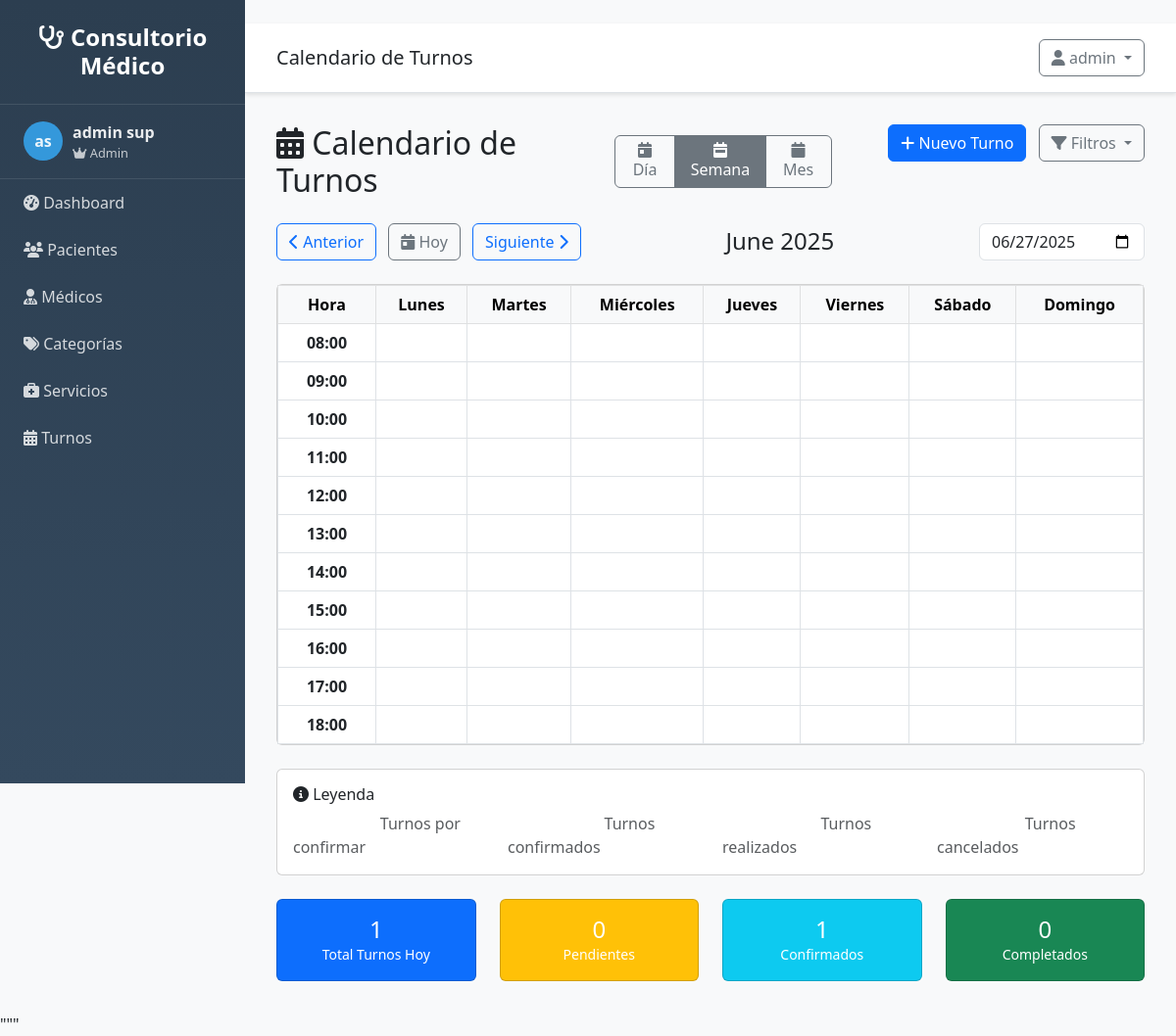
Before: /turnos/calendario (signed in) with the older database file.
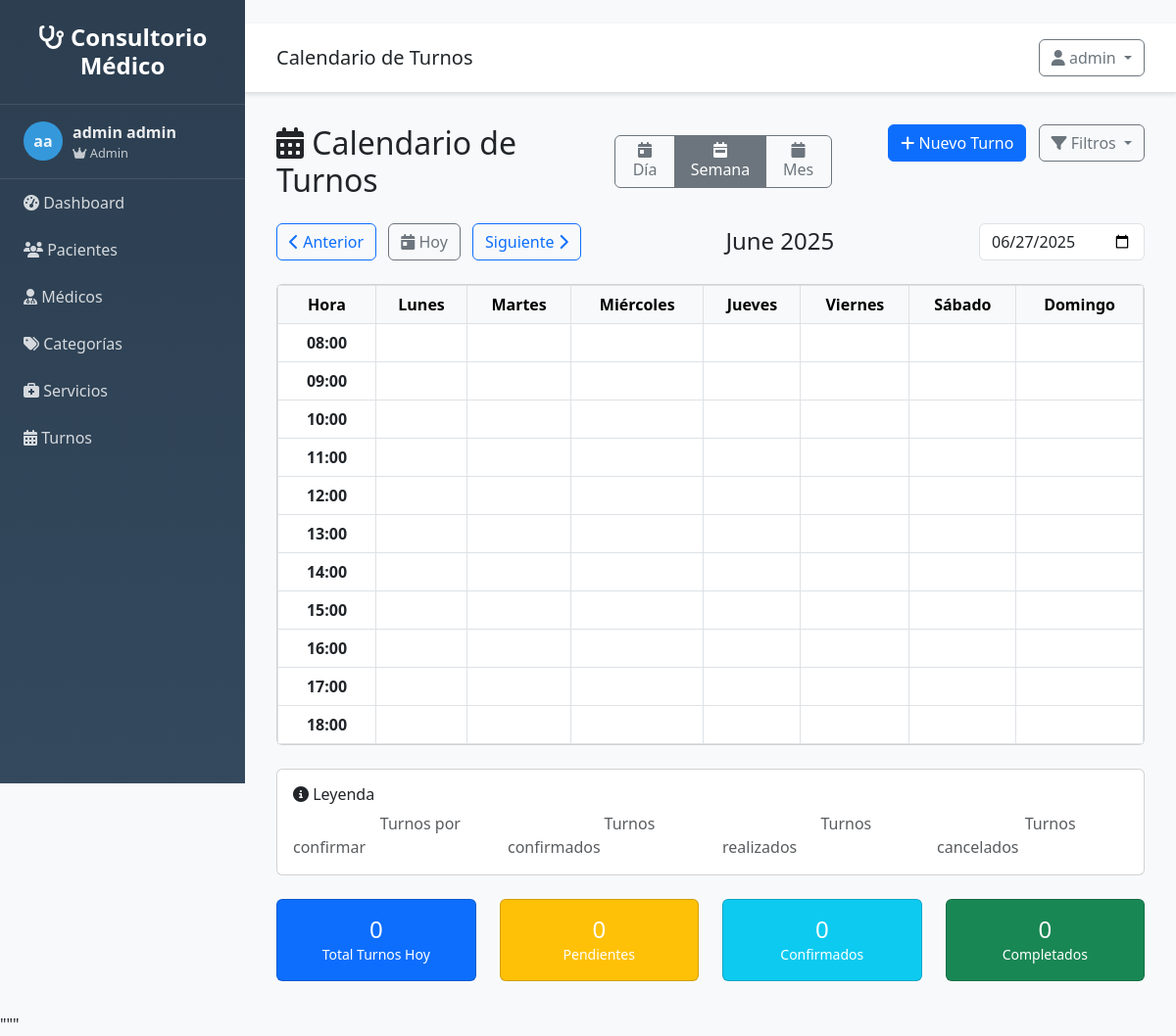
After: the same page with the newer database file.
### src/models/usuario.py (models this page shows, shortened)
class Usuario(UserMixin, db.Model):
    __tablename__ = 'usuarios'
    id = db.Column(db.Integer, primary_key=True)
    username = db.Column(db.String(80), unique=True, nullable=False)
    email = db.Column(db.String(120), unique=True, nullable=False)
    password_hash = db.Column(db.String(255), nullable=False)
    nombre = db.Column(db.String(100), nullable=False)
    apellido = db.Column(db.String(100), nullable=False)
    rol = db.Column(db.String(20), default='usuario')
    activo = db.Column(db.Boolean, default=True)
    ultimo_login = db.Column(db.DateTime)
    fecha_creacion = db.Column(db.DateTime, default=datetime.utcnow)
    @property
    def nombre_completo(self):
        return f"{self.nombre} {self.apellido}"
    def is_admin(self):
        return self.rol == 'admin'

### src/routes/turnos.py (the view)
@turnos_bp.route('/calendario')
@login_required
def calendario():
    fecha = request.args.get('fecha', date.today().isoformat())
    profesional_id = request.args.get('profesional_id', type=int)
    turnos = TurnoService.get_turnos_by_fecha(fecha, profesional_id)
    profesionales = ProfesionalService.get_all_profesionales()
    return render_template('turnos/calendario.html',
                         turnos=turnos,
                         profesionales=profesionales,
                         fecha=fecha,
                         profesional_id=profesional_id)

### src/app.py (called while the page is built)
def create_app(config=None):
    app = Flask(__name__,
                template_folder='../templates',
                static_folder='../static')
    if config:
        app.config.update(config)
    else:
        app.config.from_object(Config)
    init_db(app)
    init_auth(app)
    @app.context_processor
    def inject_user():
        from flask_login import current_user
        return dict(
            current_user=current_user,
            today=date.today(),
            now=datetime.now()
        )
    register_blueprints(app)
    register_template_filters(app)
    register_error_handlers(app)
    @app.route('/')
    def root():
        if current_user.is_authenticated:
            return redirect(url_for('main.index'))
        return redirect(url_for('auth.login'))
    return app

### src/auth.py (called while the page is built)
@login_manager.user_loader
def load_user(user_id):
    try:
        from src.models.usuario import Usuario
        return Usuario.query.get(int(user_id))
    except:
        return None

### src/models/profesional.py (called while the page is built)
    @property
    def nombre_completo(self):
        return f"{self.nombre} {self.apellido}"

### templates/turnos/calendario.html (shortened to what the changed rows need)
{% extends "base.html" %}
{% block content %}
<div class="row mb-4">
    <div class="col-md-8">
        <div class="d-flex align-items-center">
            <h2 class="mb-0 me-4">
                <i class="fas fa-calendar-alt"></i> Calendario de Turnos
            </h2>
        </div>
    </div>
</div>
<div class="row">
    <div class="col-12">
        <div class="card">
            <div class="card-body p-0">
                <div id="vistaSemanal" class="calendar-view">
                    <div class="table-responsive">
                        <table class="table table-bordered calendar-table mb-0">
                            <thead class="table-light">
                                <tr>
                                    <th width="100" class="text-center">Hora</th>
                                    <th class="text-center">Lunes</th>
                                    <th class="text-center">Martes</th>
                                    <th class="text-center">Miércoles</th>
                                    <th class="text-center">Jueves</th>
                                    <th class="text-center">Viernes</th>
                                    <th class="text-center">Sábado</th>
                                    <th class="text-center">Domingo</th>
                                </tr>
                            </thead>
                        </table>
                    </div>
                </div>
            </div>
        </div>
    </div>
</div>
<div class="row mt-4">
    <div class="col-md-3">
        <div class="card bg-primary text-white">
            <div class="card-body text-center">
                <h4 class="mb-0" id="totalTurnos">{{ turnos|length if turnos else 0 }}</h4>
                <small>Total Turnos Hoy</small>
            </div>
        </div>
    </div>
    <div class="col-md-3">
        <div class="card bg-info text-white">
            <div class="card-body text-center">
                <h4 class="mb-0" id="turnosConfirmados">{{ turnos|selectattr('estado', 'equalto', 'confirmado')|list|length if turnos else 0 }}</h4>
                <small>Confirmados</small>
            </div>
        </div>
    </div>
</div>
{% endblock %}

### templates/base.html (shortened to what this page needs)
<!DOCTYPE html>
<html lang="es">
<head>
    <link href="https://cdn.jsdelivr.net/npm/bootstrap@5.3.0/dist/css/bootstrap.min.css" rel="stylesheet">
    <link href="https://cdnjs.cloudflare.com/ajax/libs/font-awesome/6.4.0/css/all.min.css" rel="stylesheet">
</head>
<body>
    <nav class="sidebar" id="sidebar">
        <div class="logo">
            <h4><i class="fas fa-stethoscope"></i> Consultorio Médico</h4>
        </div>
        {% if current_user and current_user.is_authenticated %}
        <div class="user-info">
            <div class="user-avatar">
                {{ current_user.nombre[0] if current_user.nombre else 'U' }}{{ current_user.apellido[0] if current_user.apellido else 'S' }}
            </div>
            <div>
                <div class="fw-bold">{{ current_user.nombre_completo if current_user.nombre_completo else 'Usuario' }}</div>
                <div style="font-size: 0.8em; opacity: 0.8;">
                    {% if current_user.is_admin and current_user.is_admin() %}
                        <i class="fas fa-crown"></i> Admin
                    {% elif current_user.is_medico and current_user.is_medico() %}
                        <i class="fas fa-user-md"></i> Médico
                    {% else %}
                        <i class="fas fa-user"></i> Usuario
                    {% endif %}
                </div>
            </div>
        </div>
        {% endif %}
        <ul class="nav flex-column">
            <li class="nav-item">
                <a class="nav-link" href="{{ url_for('main.index') }}">
                    <i class="fas fa-tachometer-alt"></i> Dashboard
            </a>
        </li>
            {% if current_user and current_user.is_authenticated %}
            <li class="nav-item">
                <a class="nav-link" href="{{ url_for('clientes.listar') if url_for else '#' }}">
                    <i class="fas fa-users"></i> Pacientes
                </a>
            </li>
            <li class="nav-item">
                <a class="nav-link" href="{{ url_for('profesionales.listar') if url_for else '#' }}">
                    <i class="fas fa-user-md"></i> Médicos
                </a>
            </li>
            <li class="nav-item">
                <a class="nav-link" href="{{ url_for('categorias.listar') if url_for else '#' }}">
                    <i class="fas fa-tags"></i> Categorías
                </a>
            </li>
            <li class="nav-item">
                <a class="nav-link" href="{{ url_for('servicios.listar') if url_for else '#' }}">
                    <i class="fas fa-briefcase-medical"></i> Servicios
                </a>
            </li>
            <li class="nav-item">
                <a class="nav-link" href="{{ url_for('turnos.listar') if url_for else '#' }}">
                    <i class="fas fa-calendar-alt"></i> Turnos
                </a>
            </li>
            {% endif %}
        </ul>
    </nav>
    <div class="main-content">
        <div class="top-navbar d-flex justify-content-between align-items-center">
            <div>
                <h5 class="mb-0">{% block page_title %}Sistema de Gestión{% endblock %}</h5>
            </div>
            <div class="dropdown">
                <button class="btn btn-outline-secondary dropdown-toggle" type="button" data-bs-toggle="dropdown">
                    <i class="fas fa-user"></i>
                    {% if current_user and current_user.is_authenticated %}
                        {{ current_user.nombre if current_user.nombre else 'Usuario' }}
                    {% else %}
                        Invitado
                    {% endif %}
                </button>
            </div>
        </div>
        <div class="content-wrapper">
            {% block content %}{% endblock %}
        </div>
    </div>
</body>
</html>

Changed rows visible on the page:
changed Usuario "admin": apellido "s" → "a"; nombre+apellido "admin sup" → "admin admin"
Other visible differences:
{{ turnos|length if turnos else 0 }}: "1" → "0"
text no longer shown: "1"
text now shown: "0"
